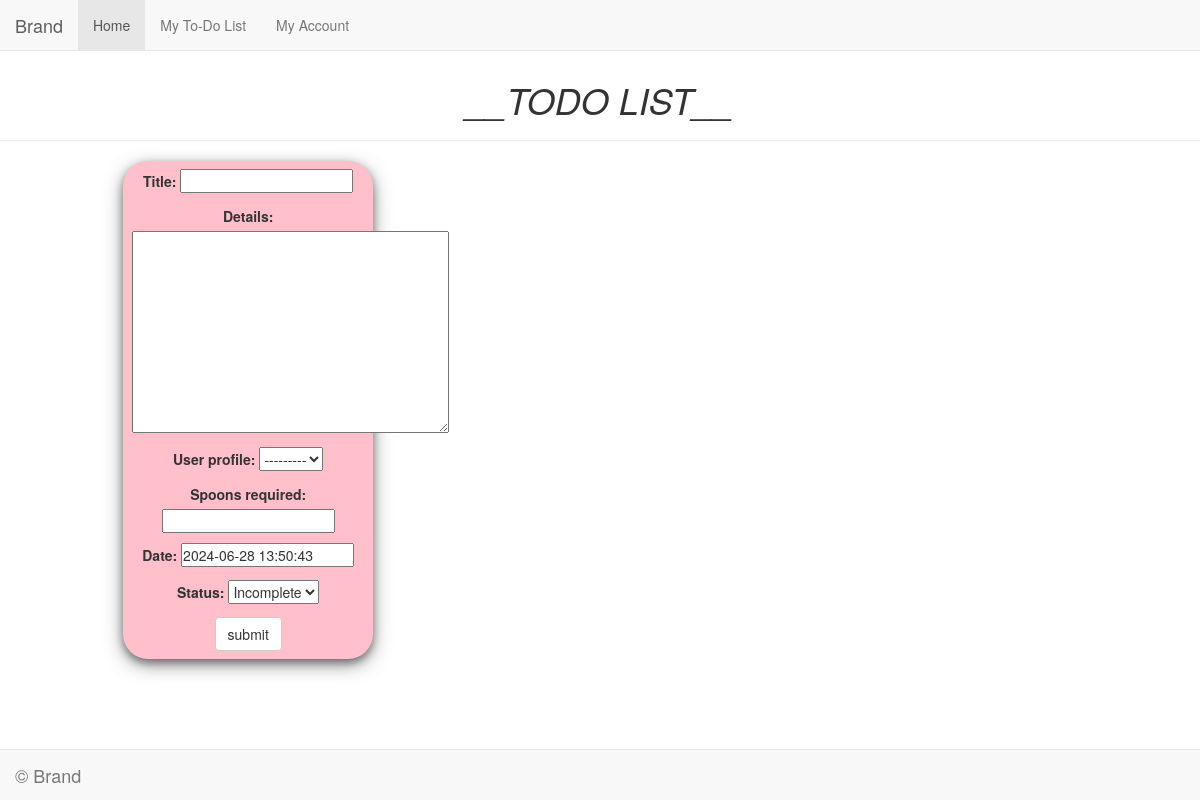
The app's page /checklist/, older data.
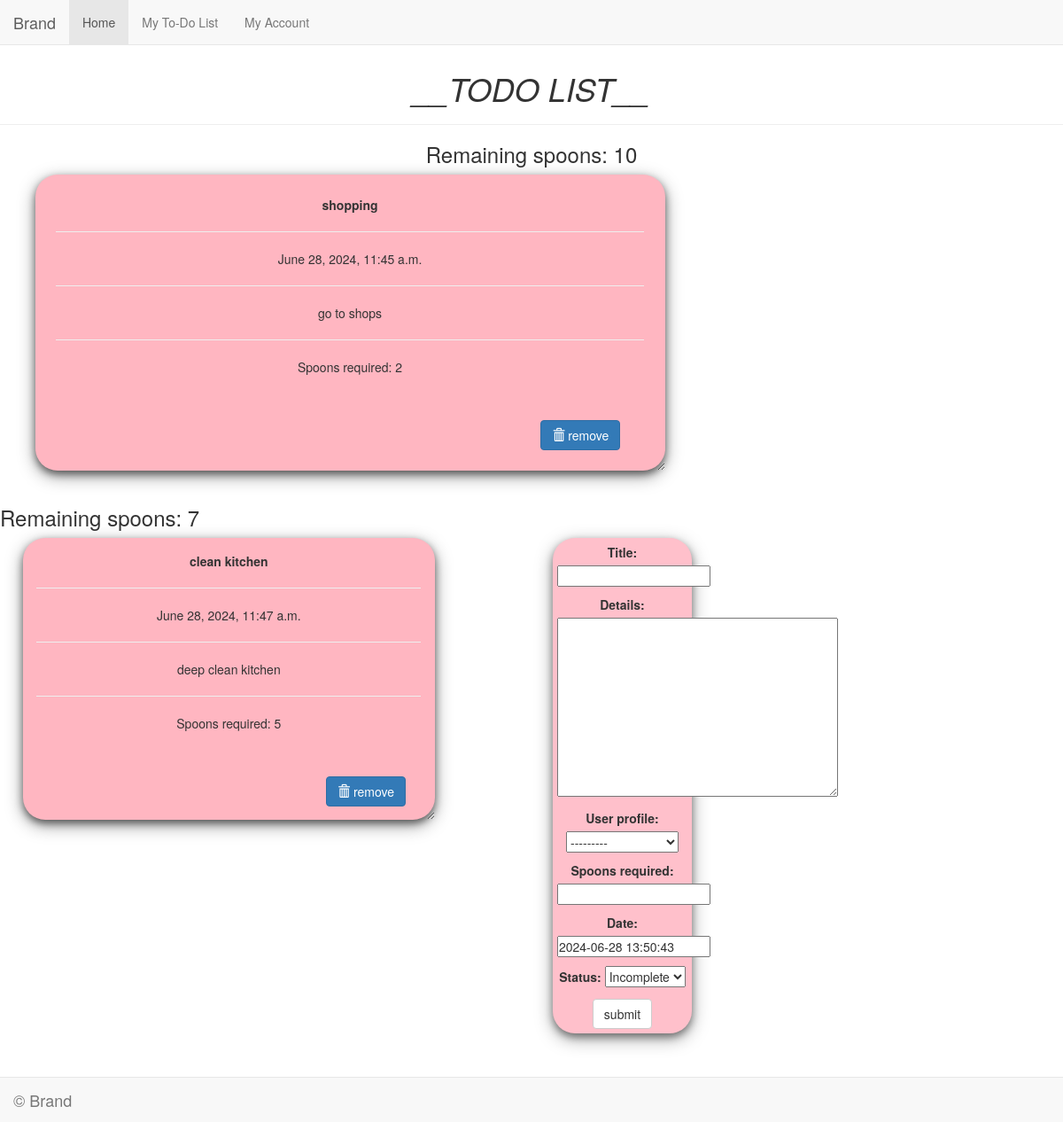
The same page, newer data.
### todo/models.py (models this page shows, shortened)
class Todo(models.Model):
    title = models.CharField(max_length=100, unique=True)
    details = models.TextField()
    user_profile = models.ForeignKey(UserProfile, on_delete=models.CASCADE)  # Added ForeignKey here
    spoons_required = models.IntegerField()  # Changed to models.IntegerField
    date = models.DateTimeField(default=timezone.now)
    status = models.IntegerField(choices=STATUS, default=0)

### todo/views.py (the view, shortened to what this page needs)
# urls.py: path("checklist/", views.Checklist.as_view(), name="checklist"),
class Checklist(View):
    def get(self, request):
        items = Todo.objects.all()
        form = TodoForm()
        for item in items:
            user_profile = UserProfile.objects.get(user_id=item.user_profile.user_id)
            item.remaining_spoons = user_profile.max_spoons - item.spoons_required
        return render(request, "todo/checklist.html", {"items": items, "form": form})

### todo/forms.py
class TodoForm(forms.ModelForm):
    class Meta:
        model = Todo
        fields = "__all__"

### todo/models.py (called while the page is built)
    def __str__(self):
        return f"Profile for {self.username}"

### templates/todo/checklist.html (shortened to what this page needs)
<!DOCTYPE html>
<html lang="en" dir="ltr">
<head>
  <link rel="stylesheet" href="https://maxcdn.bootstrapcdn.com/bootstrap/3.3.7/css/bootstrap.min.css">
  <link rel="stylesheet" href="https://use.fontawesome.com/releases/v5.6.1/css/all.css">
</head>
<body  >
  <nav class="navbar navbar-default navbar-fixed-top">
    <div class="container-fluid">
      <div class="navbar-header">
        <a class="navbar-brand" href="/">Brand</a>
      </div>
      <div class="collapse navbar-collapse" id="myNavbar">
        <ul class="nav navbar-nav">
          <li class="active"><a href="/">Home</a></li>
          <li><a href="/checklist">My To-Do List</a></li>
          <li><a href="/accounts/login">My Account</a></li>
        </ul>
      </div>
    </div>
  </nav>
<br>
 <br>
 <br>
<center class="row">
  <h1><i>__TODO LIST__</i></h1>
  <hr />
  {% for item in items %}
  <h3> Remaining spoons: {{item.remaining_spoons}}</h3>
</center>
<div class="row">
  <div class="col-md-8">
    <div class="card">
      <center><b>{{item.title}}</b></center>
      <hr/>
      {{item.date}}
      <hr/>
      {{item.details}}
      <hr/>
     <p> Spoons required: {{item.spoons_required}}</p>
      <br />
      <br />
      <form action="/del/{{i.id}}" method="POST" style=" padding-right: 4%; padding-bottom: 3%;">
        <button value="remove" type="submit"  class="btn btn-primary" style="float: right;"><span class="glyphicon glyphicon-trash"></span>   remove</button>
      </form>
    </div>
    {% endfor%}
  </div>
  <div class="col-md-1"> </div>
  <div class="col-md-3" >
    <div  class="submit_form">
      <form method="POST">
        {{ form.as_p }}
        <center>
          <input type="submit" class="btn btn-default" value="submit" />
        </center>
      </form>
  </div>
</div>
</div>
<nav class="navbar navbar-default navbar-fixed-bottom">
    <div class="container-fluid">
     <div class="navbar-header">
       <a class="navbar-brand" href="/index">© Brand</a>
      <ul class="nav navbar-nav footer">
         <li>
           <a href="https://www.facebook.com/" target="_blank" rel="noopener"
             aria-label="Visit our Facebook page (opens in a new tab)">
             <i class="fa-brands fa-facebook"></i></a>
         </li>
         <li>
           <a href="https://www.twitter.com/" target="_blank" rel="noopener"
             aria-label="Visit our Twitter page (opens in a new tab)">
             <i class="fa-brands fa-twitter-square"></i></a>
         </li>
         <li>
           <a href="https://www.youtube.com/" target="_blank" rel="noopener"
             aria-label="Visit our YouTube page (opens in a new tab)">
             <i class="fa-brands fa-youtube-square"></i></a>
         </li>
         <li>
           <a href="https://www.instagram.com/" target="_blank" rel="noopener"
             aria-label="Visit our Instagram page (opens in a new tab)">
             <i class="fa-brands fa-instagram"></i></a>
         </li>
       </ul>
       <br>
     </div>
     </div>
   </nav>
   <div class="container">
    <div class="row">
      <div class="row">
      </div>
    </div>
   </div>
 </body>
</html>

Row changes from the older to the newer data that the page shows:
added Todo: remaining_spoons "10", title "shopping", date "June 28, 2024, 11:45 a.m.", details "go to shops", spoons_required "2"
added Todo: remaining_spoons "7", title "clean kitchen", date "June 28, 2024, 11:47 a.m.", details "deep clean kitchen", spoons_required "5"
